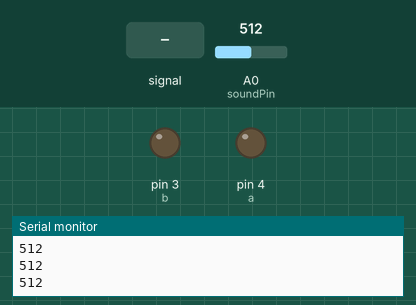
Simulated run of this sketch. Board: Arduino Uno, built with avr-gcc and run on an emulated ATmega328P. Shown: output pins drawn as LEDs (lit = HIGH), the last lines printed to the serial monitor. Dashed ring = blinking. The inputs (shaded band) are chosen by the test bench; at power-on: A0 (soundPin) = 512.

Above: at 1.2 s.
1.3 s: A0 (soundPin) fed a 200 Hz sine of ±255 counts around its level
At 4.29 s:
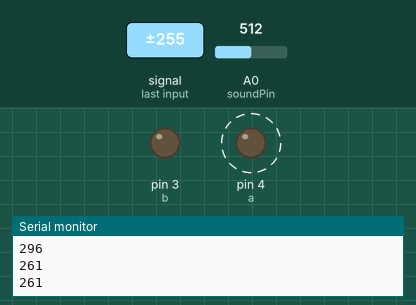
4.3 s: A0 (soundPin) fed a 1000 Hz sine of ±255 counts around its level
7.3 s: A0 (soundPin) set to 716
At 7.8 s:
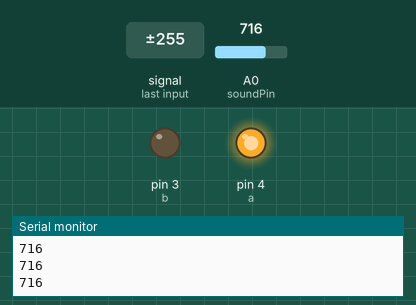
8.8 s: A0 (soundPin) set to 610
10.3 s: A0 (soundPin) set to 593
At 11.5 s:
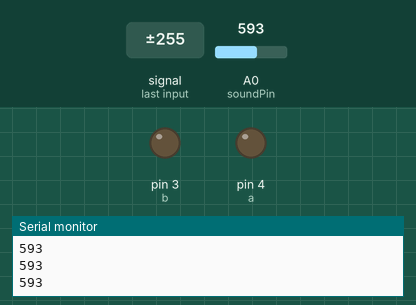
11.8 s: A0 (soundPin) set to 900
At 12.9 s:
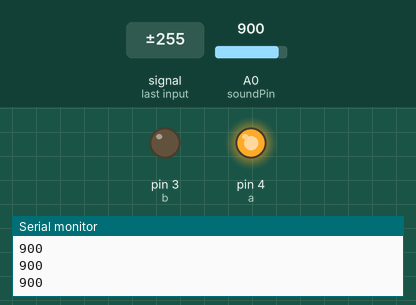
Timing chart, 0 to 14.3 s (numbered marks = the images above; inputs shaded):
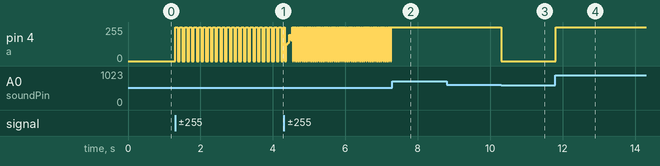

The sketch:

mictst.ino
```cpp
int soundPin = A0;
int a = 4;
int b = 3;
int aState;
void setup()
{
  Serial.begin(9600);
  pinMode(soundPin, INPUT);
  pinMode(a, OUTPUT);
  pinMode(b, OUTPUT);
}
void loop()
{
  aState = analogRead(soundPin);
  Serial.println(aState);
  if(aState>600){
    digitalWrite(a,HIGH);
    digitalWrite(b,LOW);
    delay(10);
  }
  else{
    digitalWrite(a,LOW);
    digitalWrite(b,LOW);
  }
}
```

Measured:
- the behaviour switches between 601 and 600 on A0 (soundPin) (found by bisection; images 2 and 3)
- after the input at 1.3 s, pin 4 (a): alternates 255/255 for 0.07 s and 0/255 for 0.06 s, starting at once
- after the input at 7.3 s, pin 4 (a): stops changing and stays 255/255
- after the input at 10.3 s, pin 4 (a): 255/255 → 0/255 at once
- after the input at 11.8 s, pin 4 (a): 0/255 → 255/255 at once
